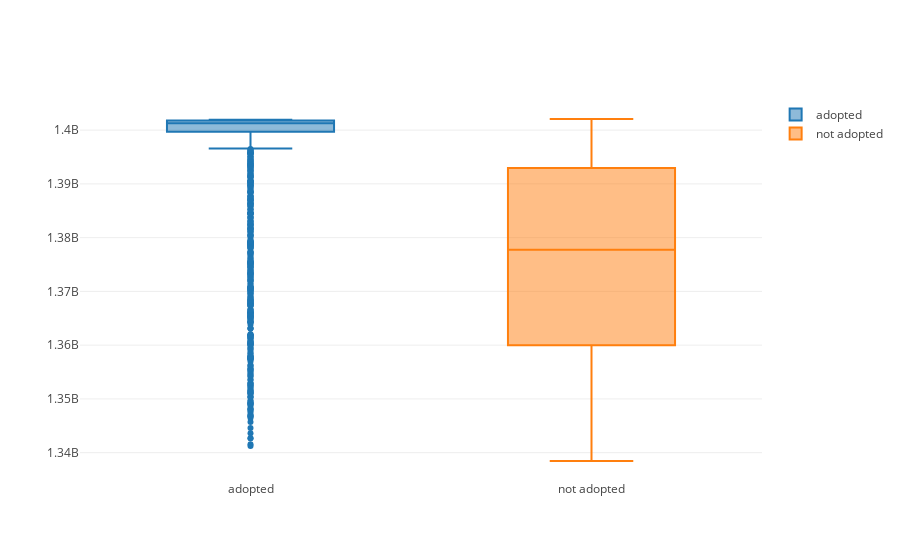

Write notebook code for a chart like this one.
### Markdown cell above
The box plot above shows the distributions have a lot of overlap. The not adopted user distribution is shifted up further in time. More adopted users created accounts early on.

### Code cell
data = [go.Box(name='adopted', y=users[users.adopted==1].last_session_creation_time),
        go.Box(name='not adopted', y=users[users.adopted==0].last_session_creation_time)]

layout = go.Layout()
fig = go.Figure(data, layout)

iplot(fig, filename='overlaid histogram')

### Figure 1 — Plotly figure (JSON) as saved in the notebook; plotly's stock layout.template omitted (floating-point values rounded to 4 significant figures; data arrays with more than 128 entries replaced by an {"elided": "..."} marker saying what was removed)
{"data": [{"name": "adopted", "type": "box", "uid": "d150ea98-e4d9-11e9-9c22-e442a6f8adc6", "y": {"elided": "1656 int values"}}, {"name": "not adopted", "type": "box", "uid": "d15111b4-e4d9-11e9-80c2-e442a6f8adc6", "y": {"elided": "10344 int values"}}], "layout": {}}
